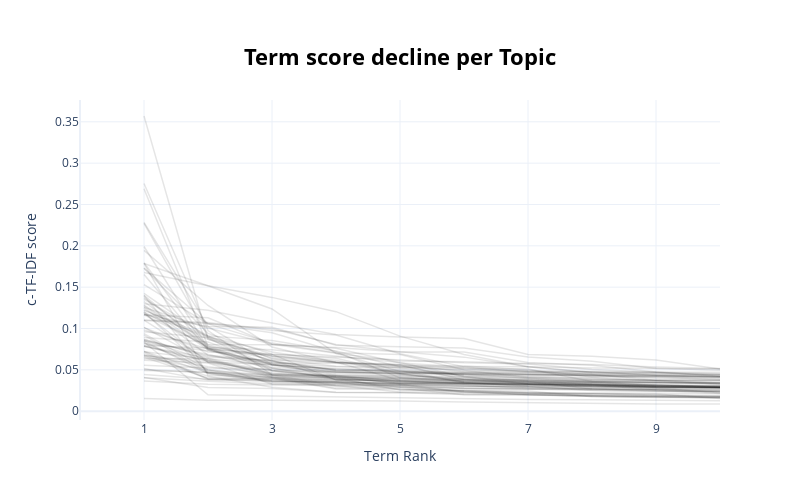

The notebook cell this image was saved under:
### Code cell
# visualize term score decline
model.visualize_term_rank()

### Figure 1 — Plotly figure (JSON) as saved in the notebook; plotly's stock layout.template omitted (floating-point values rounded to 4 significant figures)
{"data": [{"hovertext": "<b>Topic -1</b>:sample_input_rule_output_snakemake", "line": {"color": "black", "width": 1.5}, "mode": "lines+lines", "name": "", "opacity": 0.1, "type": "scatter", "x": [1, 2, 3, 4, 5, 6, 7, 8, 9, 10], "y": [0.0154, 0.01318, 0.01312, 0.01297, 0.01226, 0.01105, 0.01011, 0.009471, 0.008684, 0.008677]}, {"hovertext": "<b>Topic 0</b>:eclipse_org_java_internal_kepler_co", "line": {"color": "black", "width": 1.5}, "mode": "lines+lines", "name": "", "opacity": 0.1, "type": "scatter", "x": [1, 2, 3, 4, 5, 6, 7, 8, 9, 10], "y": [0.06603, 0.04921, 0.04367, 0.03096, 0.02331, 0.02328, 0.02006, 0.018, 0.01719, 0.01602]}, {"hovertext": "<b>Topic 1</b>:monetdb_table_database_query_monetd", "line": {"color": "black", "width": 1.5}, "mode": "lines+lines", "name": "", "opacity": 0.1, "type": "scatter", "x": [1, 2, 3, 4, 5, 6, 7, 8, 9, 10], "y": [0.0837, 0.01972, 0.0185, 0.0174, 0.0158, 0.01437, 0.01399, 0.01386, 0.01341, 0.01246]}, {"hovertext": "<b>Topic 2</b>:luigi_task_self_def_worker_bdx_retu", "line": {"color": "black", "width": 1.5}, "mode": "lines+lines", "name": "", "opacity": 0.1, "type": "scatter", "x": [1, 2, 3, 4, 5, 6, 7, 8, 9, 10], "y": [0.08684, 0.06555, 0.06116, 0.03819, 0.02895, 0.02465, 0.02238, 0.02226, 0.02197, 0.02145]}, {"hovertext": "<b>Topic 3</b>:nextflow_process_channel_debug_nf_m", "line": {"color": "black", "width": 1.5}, "mode": "lines+lines", "name": "", "opacity": 0.1, "type": "scatter", "x": [1, 2, 3, 4, 5, 6, 7, 8, 9, 10], "y": [0.06758, 0.04225, 0.02894, 0.02298, 0.02262, 0.02093, 0.02052, 0.0191, 0.01816, 0.01726]}, {"hovertext": "<b>Topic 4</b>:odbc_teradata_cli_database_driver_c", "line": {"color": "black", "width": 1.5}, "mode": "lines+lines", "name": "", "opacity": 0.1, "type": "scatter", "x": [1, 2, 3, 4, 5, 6, 7, 8, 9, 10], "y": [0.06151, 0.05823, 0.03265, 0.03156, 0.03062, 0.02405, 0.02212, 0.0192, 0.0182, 0.0179]}, {"hovertext": "<b>Topic 5</b>:varchar_bteq_export_teradata_tpt_lo", "line": {"color": "black", "width": 1.5}, "mode": "lines+lines", "name": "", "opacity": 0.1, "type": "scatter", "x": [1, 2, 3, 4, 5, 6, 7, 8, 9, 10], "y": [0.04075, 0.02869, 0.02744, 0.0226, 0.02232, 0.02023, 0.02001, 0.01799, 0.01744, 0.01613]}, {"hovertext": "<b>Topic 6</b>:teradata_teradatasql_odbc_connect_p", "line": {"color": "black", "width": 1.5}, "mode": "lines+lines", "name": "", "opacity": 0.1, "type": "scatter", "x": [1, 2, 3, 4, 5, 6, 7, 8, 9, 10], "y": [0.04036, 0.0361, 0.03319, 0.03199, 0.03156, 0.02942, 0.02927, 0.02834, 0.02809, 0.02228]}, {"hovertext": "<b>Topic 7</b>:docker_swarm_service_network_node_w", "line": {"color": "black", "width": 1.5}, "mode": "lines+lines", "name": "", "opacity": 0.1, "type": "scatter", "x": [1, 2, 3, 4, 5, 6, 7, 8, 9, 10], "y": [0.09821, 0.07529, 0.05226, 0.03816, 0.03759, 0.03705, 0.03584, 0.0267, 0.02523, 0.02128]}, {"hovertext": "<b>Topic 8</b>:rule_input_output_txt_snakemake_wil", "line": {"color": "black", "width": 1.5}, "mode": "lines+lines", "name": "", "opacity": 0.1, "type": "scatter", "x": [1, 2, 3, 4, 5, 6, 7, 8, 9, 10], "y": [0.07196, 0.03927, 0.03882, 0.03635, 0.03268, 0.02303, 0.02208, 0.02107, 0.02066, 0.01542]}, {"hovertext": "<b>Topic 9</b>:cluster_job_slurm_snakemake_mem_res", "line": {"color": "black", "width": 1.5}, "mode": "lines+lines", "name": "", "opacity": 0.1, "type": "scatter", "x": [1, 2, 3, 4, 5, 6, 7, 8, 9, 10], "y": [0.07173, 0.06296, 0.04166, 0.04036, 0.0255, 0.02483, 0.02446, 0.01756, 0.0173, 0.01726]}, {"hovertext": "<b>Topic 10</b>:rapidminer_model_text_document_wor", "line": {"color": "black", "width": 1.5}, "mode": "lines+lines", "name": "", "opacity": 0.1, "type": "scatter", "x": [1, 2, 3, 4, 5, 6, 7, 8, 9, 10], "y": [0.08278, 0.04996, 0.03424, 0.03348, 0.03279, 0.02993, 0.0297, 0.02498, 0.02467, 0.0235]}, {"hovertext": "<b>Topic 11</b>:ansible_role_galaxy_collection_ins", "line": {"color": "black", "width": 1.5}, "mode": "lines+lines", "name": "", "opacity": 0.1, "type": "scatter", "x": [1, 2, 3, 4, 5, 6, 7, 8, 9, 10], "y": [0.173, 0.1061, 0.0948, 0.07183, 0.04033, 0.03725, 0.03626, 0.03595, 0.03094, 0.02932]}, {"hovertext": "<b>Topic 12</b>:jdbc_java_com_teradata_hibernate_c", "line": {"color": "black", "width": 1.5}, "mode": "lines+lines", "name": "", "opacity": 0.1, "type": "scatter", "x": [1, 2, 3, 4, 5, 6, 7, 8, 9, 10], "y": [0.09377, 0.05029, 0.04023, 0.03517, 0.02621, 0.02402, 0.01961, 0.01873, 0.01833, 0.01722]}, {"hovertext": "<b>Topic 13</b>:procedure_stored_declare_begin_cur", "line": {"color": "black", "width": 1.5}, "mode": "lines+lines", "name": "", "opacity": 0.1, "type": "scatter", "x": [1, 2, 3, 4, 5, 6, 7, 8, 9, 10], "y": [0.1102, 0.06114, 0.04653, 0.04344, 0.03575, 0.03426, 0.03308, 0.03178, 0.02591, 0.02376]}, {"hovertext": "<b>Topic 14</b>:gz_fastq_rna_genome_seq_wt_sample_", "line": {"color": "black", "width": 1.5}, "mode": "lines+lines", "name": "", "opacity": 0.1, "type": "scatter", "x": [1, 2, 3, 4, 5, 6, 7, 8, 9, 10], "y": [0.03654, 0.0325, 0.03168, 0.03082, 0.03072, 0.02757, 0.02669, 0.02654, 0.02652, 0.02565]}, {"hovertext": "<b>Topic 15</b>:regexp_string_regex_substr_charact", "line": {"color": "black", "width": 1.5}, "mode": "lines+lines", "name": "", "opacity": 0.1, "type": "scatter", "x": [1, 2, 3, 4, 5, 6, 7, 8, 9, 10], "y": [0.07847, 0.05991, 0.04552, 0.04215, 0.03357, 0.03303, 0.03179, 0.03033, 0.03006, 0.02891]}, {"hovertext": "<b>Topic 16</b>:gl_kepler_map_keplergl_longitude_m", "line": {"color": "black", "width": 1.5}, "mode": "lines+lines", "name": "", "opacity": 0.1, "type": "scatter", "x": [1, 2, 3, 4, 5, 6, 7, 8, 9, 10], "y": [0.07858, 0.06419, 0.04305, 0.03964, 0.03521, 0.03167, 0.02853, 0.02705, 0.02585, 0.02334]}, {"hovertext": "<b>Topic 17</b>:knime_workflow_node_awayteam_homet", "line": {"color": "black", "width": 1.5}, "mode": "lines+lines", "name": "", "opacity": 0.1, "type": "scatter", "x": [1, 2, 3, 4, 5, 6, 7, 8, 9, 10], "y": [0.1788, 0.04301, 0.04091, 0.02773, 0.02773, 0.01977, 0.0195, 0.01846, 0.01664, 0.01663]}, {"hovertext": "<b>Topic 18</b>:conda_environment_snakemake_envs_a", "line": {"color": "black", "width": 1.5}, "mode": "lines+lines", "name": "", "opacity": 0.1, "type": "scatter", "x": [1, 2, 3, 4, 5, 6, 7, 8, 9, 10], "y": [0.09186, 0.04662, 0.03787, 0.0337, 0.02966, 0.02248, 0.02114, 0.02113, 0.01956, 0.01898]}, {"hovertext": "<b>Topic 19</b>:timestamp_convert_format_time_mm_d", "line": {"color": "black", "width": 1.5}, "mode": "lines+lines", "name": "", "opacity": 0.1, "type": "scatter", "x": [1, 2, 3, 4, 5, 6, 7, 8, 9, 10], "y": [0.1795, 0.07551, 0.06746, 0.05871, 0.05627, 0.04777, 0.04654, 0.04518, 0.04293, 0.04189]}, {"hovertext": "<b>Topic 20</b>:airflow_dag_py_bitnami_python_lib_", "line": {"color": "black", "width": 1.5}, "mode": "lines+lines", "name": "", "opacity": 0.1, "type": "scatter", "x": [1, 2, 3, 4, 5, 6, 7, 8, 9, 10], "y": [0.1325, 0.07603, 0.04342, 0.03969, 0.03468, 0.03382, 0.0335, 0.03229, 0.02954, 0.0289]}, {"hovertext": "<b>Topic 21</b>:config_yaml_snakemake_rule_snakefi", "line": {"color": "black", "width": 1.5}, "mode": "lines+lines", "name": "", "opacity": 0.1, "type": "scatter", "x": [1, 2, 3, 4, 5, 6, 7, 8, 9, 10], "y": [0.06532, 0.03998, 0.03968, 0.02676, 0.02609, 0.02504, 0.0227, 0.02106, 0.01985, 0.018]}, {"hovertext": "<b>Topic 22</b>:spark_scala_jdbc_apache_org_java_r", "line": {"color": "black", "width": 1.5}, "mode": "lines+lines", "name": "", "opacity": 0.1, "type": "scatter", "x": [1, 2, 3, 4, 5, 6, 7, 8, 9, 10], "y": [0.1425, 0.08884, 0.06421, 0.05935, 0.03715, 0.03336, 0.03271, 0.03204, 0.0312, 0.02899]}, {"hovertext": "<b>Topic 23</b>:attribute_rapidminer_operator_asso", "line": {"color": "black", "width": 1.5}, "mode": "lines+lines", "name": "", "opacity": 0.1, "type": "scatter", "x": [1, 2, 3, 4, 5, 6, 7, 8, 9, 10], "y": [0.09619, 0.08875, 0.04921, 0.04162, 0.04005, 0.03916, 0.03802, 0.03662, 0.03481, 0.03424]}, {"hovertext": "<b>Topic 24</b>:sqoop_java_hadoop_apache_hive_conn", "line": {"color": "black", "width": 1.5}, "mode": "lines+lines", "name": "", "opacity": 0.1, "type": "scatter", "x": [1, 2, 3, 4, 5, 6, 7, 8, 9, 10], "y": [0.1201, 0.07702, 0.07416, 0.06629, 0.05897, 0.04181, 0.04041, 0.03839, 0.03683, 0.03259]}, {"hovertext": "<b>Topic 25</b>:rapidminer_jboss_java_com_subsyste", "line": {"color": "black", "width": 1.5}, "mode": "lines+lines", "name": "", "opacity": 0.1, "type": "scatter", "x": [1, 2, 3, 4, 5, 6, 7, 8, 9, 10], "y": [0.1201, 0.04761, 0.03656, 0.03444, 0.03166, 0.02752, 0.02687, 0.02676, 0.02584, 0.02517]}, {"hovertext": "<b>Topic 26</b>:count_sum_column_canada_total_robe", "line": {"color": "black", "width": 1.5}, "mode": "lines+lines", "name": "", "opacity": 0.1, "type": "scatter", "x": [1, 2, 3, 4, 5, 6, 7, 8, 9, 10], "y": [0.07056, 0.03868, 0.03605, 0.03556, 0.03186, 0.03021, 0.02929, 0.02672, 0.02636, 0.02611]}, {"hovertext": "<b>Topic 27</b>:month_date_current_day_year_region", "line": {"color": "black", "width": 1.5}, "mode": "lines+lines", "name": "", "opacity": 0.1, "type": "scatter", "x": [1, 2, 3, 4, 5, 6, 7, 8, 9, 10], "y": [0.1945, 0.1279, 0.07769, 0.05879, 0.05478, 0.04198, 0.03669, 0.03644, 0.0349, 0.03417]}, {"hovertext": "<b>Topic 28</b>:id_cc_pat_case_acct_cont_join_cd_i", "line": {"color": "black", "width": 1.5}, "mode": "lines+lines", "name": "", "opacity": 0.1, "type": "scatter", "x": [1, 2, 3, 4, 5, 6, 7, 8, 9, 10], "y": [0.05155, 0.03757, 0.03675, 0.03573, 0.03336, 0.03111, 0.02738, 0.02722, 0.02432, 0.02424]}, {"hovertext": "<b>Topic 29</b>:argo_template_workflow_argoproj_na", "line": {"color": "black", "width": 1.5}, "mode": "lines+lines", "name": "", "opacity": 0.1, "type": "scatter", "x": [1, 2, 3, 4, 5, 6, 7, 8, 9, 10], "y": [0.14, 0.07559, 0.06895, 0.06413, 0.04582, 0.04453, 0.0401, 0.03788, 0.0375, 0.03423]}, {"hovertext": "<b>Topic 30</b>:meteor_galaxy_minifier_app_anonymo", "line": {"color": "black", "width": 1.5}, "mode": "lines+lines", "name": "", "opacity": 0.1, "type": "scatter", "x": [1, 2, 3, 4, 5, 6, 7, 8, 9, 10], "y": [0.1653, 0.07395, 0.05622, 0.05103, 0.05053, 0.04075, 0.03576, 0.03537, 0.03444, 0.03363]}, {"hovertext": "<b>Topic 31</b>:date_format_mm_yyyy_dd_cast_invali", "line": {"color": "black", "width": 1.5}, "mode": "lines+lines", "name": "", "opacity": 0.1, "type": "scatter", "x": [1, 2, 3, 4, 5, 6, 7, 8, 9, 10], "y": [0.1275, 0.0742, 0.05856, 0.05386, 0.05223, 0.04303, 0.03978, 0.03572, 0.03564, 0.03333]}, {"hovertext": "<b>Topic 32</b>:update_table_jan_edw_column_mbr_pr", "line": {"color": "black", "width": 1.5}, "mode": "lines+lines", "name": "", "opacity": 0.1, "type": "scatter", "x": [1, 2, 3, 4, 5, 6, 7, 8, 9, 10], "y": [0.1253, 0.06768, 0.06113, 0.04993, 0.04905, 0.0345, 0.03021, 0.02992, 0.02828, 0.0282]}, {"hovertext": "<b>Topic 33</b>:month_date_may_policy_transaction_", "line": {"color": "black", "width": 1.5}, "mode": "lines+lines", "name": "", "opacity": 0.1, "type": "scatter", "x": [1, 2, 3, 4, 5, 6, 7, 8, 9, 10], "y": [0.1167, 0.07861, 0.053, 0.0484, 0.04568, 0.0363, 0.03442, 0.03298, 0.02865, 0.02836]}, {"hovertext": "<b>Topic 34</b>:table_col_join_distinct_ind_union_", "line": {"color": "black", "width": 1.5}, "mode": "lines+lines", "name": "", "opacity": 0.1, "type": "scatter", "x": [1, 2, 3, 4, 5, 6, 7, 8, 9, 10], "y": [0.08523, 0.06864, 0.05202, 0.04249, 0.03621, 0.03335, 0.03173, 0.02915, 0.02904, 0.02831]}, {"hovertext": "<b>Topic 35</b>:clustering_cluster_rapidminer_algo", "line": {"color": "black", "width": 1.5}, "mode": "lines+lines", "name": "", "opacity": 0.1, "type": "scatter", "x": [1, 2, 3, 4, 5, 6, 7, 8, 9, 10], "y": [0.153, 0.1056, 0.08233, 0.07074, 0.06865, 0.05015, 0.04843, 0.04439, 0.04374, 0.04169]}, {"hovertext": "<b>Topic 36</b>:knime_column_col_value_cell_row_wa", "line": {"color": "black", "width": 1.5}, "mode": "lines+lines", "name": "", "opacity": 0.1, "type": "scatter", "x": [1, 2, 3, 4, 5, 6, 7, 8, 9, 10], "y": [0.101, 0.07151, 0.06864, 0.03756, 0.0368, 0.03475, 0.03057, 0.02959, 0.02927, 0.02838]}, {"hovertext": "<b>Topic 37</b>:gpu_cuda_warp_kepler_nvidia_cache_", "line": {"color": "black", "width": 1.5}, "mode": "lines+lines", "name": "", "opacity": 0.1, "type": "scatter", "x": [1, 2, 3, 4, 5, 6, 7, 8, 9, 10], "y": [0.1167, 0.1129, 0.08088, 0.07615, 0.05832, 0.05346, 0.04744, 0.04702, 0.0442, 0.04396]}, {"hovertext": "<b>Topic 38</b>:key_parameter_port_true_op_value_o", "line": {"color": "black", "width": 1.5}, "mode": "lines+lines", "name": "", "opacity": 0.1, "type": "scatter", "x": [1, 2, 3, 4, 5, 6, 7, 8, 9, 10], "y": [0.1167, 0.1023, 0.1014, 0.07967, 0.07806, 0.07636, 0.0654, 0.06043, 0.05166, 0.05121]}, {"hovertext": "<b>Topic 39</b>:decimal_cast_numeric_float_casting", "line": {"color": "black", "width": 1.5}, "mode": "lines+lines", "name": "", "opacity": 0.1, "type": "scatter", "x": [1, 2, 3, 4, 5, 6, 7, 8, 9, 10], "y": [0.2284, 0.1024, 0.05638, 0.04337, 0.04189, 0.04, 0.03861, 0.03482, 0.03226, 0.02865]}, {"hovertext": "<b>Topic 40</b>:rank_ranking_partition_id_cfc_orde", "line": {"color": "black", "width": 1.5}, "mode": "lines+lines", "name": "", "opacity": 0.1, "type": "scatter", "x": [1, 2, 3, 4, 5, 6, 7, 8, 9, 10], "y": [0.07248, 0.04633, 0.04043, 0.03861, 0.03856, 0.03758, 0.0373, 0.03214, 0.0294, 0.02938]}, {"hovertext": "<b>Topic 41</b>:column_john_comma_name_abc_sara_st", "line": {"color": "black", "width": 1.5}, "mode": "lines+lines", "name": "", "opacity": 0.1, "type": "scatter", "x": [1, 2, 3, 4, 5, 6, 7, 8, 9, 10], "y": [0.06747, 0.05885, 0.04115, 0.03785, 0.03599, 0.03469, 0.03251, 0.02981, 0.0296, 0.02935]}, {"hovertext": "<b>Topic 42</b>:week_date_year_cust_day_current_ca", "line": {"color": "black", "width": 1.5}, "mode": "lines+lines", "name": "", "opacity": 0.1, "type": "scatter", "x": [1, 2, 3, 4, 5, 6, 7, 8, 9, 10], "y": [0.2753, 0.09748, 0.044, 0.04291, 0.04287, 0.04187, 0.0329, 0.03154, 0.03049, 0.02962]}, {"hovertext": "<b>Topic 43</b>:datum_teradata_contract_query_udf_", "line": {"color": "black", "width": 1.5}, "mode": "lines+lines", "name": "", "opacity": 0.1, "type": "scatter", "x": [1, 2, 3, 4, 5, 6, 7, 8, 9, 10], "y": [0.04914, 0.04701, 0.04387, 0.04072, 0.03993, 0.03829, 0.03471, 0.03447, 0.03204, 0.02987]}, {"hovertext": "<b>Topic 44</b>:country_amount_year_plot_seaborn_s", "line": {"color": "black", "width": 1.5}, "mode": "lines+lines", "name": "", "opacity": 0.1, "type": "scatter", "x": [1, 2, 3, 4, 5, 6, 7, 8, 9, 10], "y": [0.1219, 0.09107, 0.08561, 0.07274, 0.05374, 0.04911, 0.04108, 0.04066, 0.03692, 0.03484]}, {"hovertext": "<b>Topic 45</b>:timestamp_hour_time_difference_dif", "line": {"color": "black", "width": 1.5}, "mode": "lines+lines", "name": "", "opacity": 0.1, "type": "scatter", "x": [1, 2, 3, 4, 5, 6, 7, 8, 9, 10], "y": [0.1097, 0.106, 0.09964, 0.0806, 0.07199, 0.06537, 0.05385, 0.04703, 0.04701, 0.04539]}, {"hovertext": "<b>Topic 46</b>:spool_amp_estimated_tmp_col_step_t", "line": {"color": "black", "width": 1.5}, "mode": "lines+lines", "name": "", "opacity": 0.1, "type": "scatter", "x": [1, 2, 3, 4, 5, 6, 7, 8, 9, 10], "y": [0.1228, 0.08696, 0.06662, 0.06162, 0.04497, 0.04488, 0.04167, 0.03962, 0.0375, 0.03676]}, {"hovertext": "<b>Topic 47</b>:bacteria_acid_synonym_na_eic_pathw", "line": {"color": "black", "width": 1.5}, "mode": "lines+lines", "name": "", "opacity": 0.1, "type": "scatter", "x": [1, 2, 3, 4, 5, 6, 7, 8, 9, 10], "y": [0.08555, 0.06175, 0.049, 0.0414, 0.03813, 0.03699, 0.03539, 0.03258, 0.03201, 0.03086]}, {"hovertext": "<b>Topic 48</b>:identity_increment_generated_inser", "line": {"color": "black", "width": 1.5}, "mode": "lines+lines", "name": "", "opacity": 0.1, "type": "scatter", "x": [1, 2, 3, 4, 5, 6, 7, 8, 9, 10], "y": [0.1354, 0.09111, 0.06335, 0.05442, 0.05346, 0.0523, 0.04875, 0.04772, 0.04317, 0.04216]}, {"hovertext": "<b>Topic 49</b>:sample_cell_barcode_fastq_bam_unit", "line": {"color": "black", "width": 1.5}, "mode": "lines+lines", "name": "", "opacity": 0.1, "type": "scatter", "x": [1, 2, 3, 4, 5, 6, 7, 8, 9, 10], "y": [0.05542, 0.05223, 0.05086, 0.04744, 0.04532, 0.03561, 0.03496, 0.03321, 0.03103, 0.03072]}, {"hovertext": "<b>Topic 50</b>:event_date_min_dt_null_amount_spor", "line": {"color": "black", "width": 1.5}, "mode": "lines+lines", "name": "", "opacity": 0.1, "type": "scatter", "x": [1, 2, 3, 4, 5, 6, 7, 8, 9, 10], "y": [0.1284, 0.08004, 0.06186, 0.05893, 0.05596, 0.03791, 0.03664, 0.03464, 0.03436, 0.03238]}, {"hovertext": "<b>Topic 51</b>:cmc_dw_statistic_collect_view_engm", "line": {"color": "black", "width": 1.5}, "mode": "lines+lines", "name": "", "opacity": 0.1, "type": "scatter", "x": [1, 2, 3, 4, 5, 6, 7, 8, 9, 10], "y": [0.1014, 0.05939, 0.05655, 0.05009, 0.04899, 0.04749, 0.04697, 0.04562, 0.04562, 0.04435]}, {"hovertext": "<b>Topic 52</b>:fastqc_sample_replicate_metabat_fa", "line": {"color": "black", "width": 1.5}, "mode": "lines+lines", "name": "", "opacity": 0.1, "type": "scatter", "x": [1, 2, 3, 4, 5, 6, 7, 8, 9, 10], "y": [0.1184, 0.05899, 0.04891, 0.04058, 0.03942, 0.03492, 0.03468, 0.03394, 0.03012, 0.02851]}, {"hovertext": "<b>Topic 53</b>:log_rule_script_snakemake_flaky_sa", "line": {"color": "black", "width": 1.5}, "mode": "lines+lines", "name": "", "opacity": 0.1, "type": "scatter", "x": [1, 2, 3, 4, 5, 6, 7, 8, 9, 10], "y": [0.14, 0.04553, 0.03664, 0.03519, 0.0339, 0.03369, 0.03236, 0.03141, 0.02987, 0.02772]}, {"hovertext": "<b>Topic 54</b>:column_table_dbc_append_name_rsmd_", "line": {"color": "black", "width": 1.5}, "mode": "lines+lines", "name": "", "opacity": 0.1, "type": "scatter", "x": [1, 2, 3, 4, 5, 6, 7, 8, 9, 10], "y": [0.08668, 0.06694, 0.0576, 0.04737, 0.04507, 0.03856, 0.03779, 0.03777, 0.0375, 0.03725]}, {"hovertext": "<b>Topic 55</b>:kafka_trident_spout_internals_stor", "line": {"color": "black", "width": 1.5}, "mode": "lines+lines", "name": "", "opacity": 0.1, "type": "scatter", "x": [1, 2, 3, 4, 5, 6, 7, 8, 9, 10], "y": [0.1298, 0.1219, 0.1067, 0.0926, 0.08974, 0.08776, 0.06848, 0.06658, 0.06185, 0.05089]}, {"hovertext": "<b>Topic 56</b>:value_id_pivot_mytab_multiple_row_", "line": {"color": "black", "width": 1.5}, "mode": "lines+lines", "name": "", "opacity": 0.1, "type": "scatter", "x": [1, 2, 3, 4, 5, 6, 7, 8, 9, 10], "y": [0.1256, 0.1007, 0.081, 0.06998, 0.04808, 0.04462, 0.04392, 0.04349, 0.04146, 0.0381]}, {"hovertext": "<b>Topic 57</b>:snakemake_raven_job_txt_assembly_p", "line": {"color": "black", "width": 1.5}, "mode": "lines+lines", "name": "", "opacity": 0.1, "type": "scatter", "x": [1, 2, 3, 4, 5, 6, 7, 8, 9, 10], "y": [0.05033, 0.0468, 0.04194, 0.0298, 0.02895, 0.02796, 0.02638, 0.02557, 0.02415, 0.02408]}, {"hovertext": "<b>Topic 58</b>:sam_uniquemap_parsed_samp_rmdup_pe", "line": {"color": "black", "width": 1.5}, "mode": "lines+lines", "name": "", "opacity": 0.1, "type": "scatter", "x": [1, 2, 3, 4, 5, 6, 7, 8, 9, 10], "y": [0.04436, 0.03871, 0.0386, 0.03816, 0.03693, 0.03337, 0.03295, 0.03227, 0.03103, 0.03057]}, {"hovertext": "<b>Topic 59</b>:sale_saledate_store_sum_subquery_n", "line": {"color": "black", "width": 1.5}, "mode": "lines+lines", "name": "", "opacity": 0.1, "type": "scatter", "x": [1, 2, 3, 4, 5, 6, 7, 8, 9, 10], "y": [0.1374, 0.08075, 0.08024, 0.07688, 0.07161, 0.07157, 0.05899, 0.05569, 0.04743, 0.04278]}, {"hovertext": "<b>Topic 60</b>:unit_sample_mt_experiment_fastq_ge", "line": {"color": "black", "width": 1.5}, "mode": "lines+lines", "name": "", "opacity": 0.1, "type": "scatter", "x": [1, 2, 3, 4, 5, 6, 7, 8, 9, 10], "y": [0.06827, 0.0536, 0.04467, 0.04233, 0.04104, 0.03564, 0.0331, 0.03129, 0.02824, 0.02802]}, {"hovertext": "<b>Topic 61</b>:checkpoint_barcode_folder_wildcard", "line": {"color": "black", "width": 1.5}, "mode": "lines+lines", "name": "", "opacity": 0.1, "type": "scatter", "x": [1, 2, 3, 4, 5, 6, 7, 8, 9, 10], "y": [0.08912, 0.08361, 0.05594, 0.04489, 0.0438, 0.03829, 0.0333, 0.03163, 0.03092, 0.03012]}, {"hovertext": "<b>Topic 62</b>:volatile_table_create_preserve_cus", "line": {"color": "black", "width": 1.5}, "mode": "lines+lines", "name": "", "opacity": 0.1, "type": "scatter", "x": [1, 2, 3, 4, 5, 6, 7, 8, 9, 10], "y": [0.2273, 0.09025, 0.0599, 0.04926, 0.04794, 0.04622, 0.04488, 0.04275, 0.04252, 0.04055]}, {"hovertext": "<b>Topic 63</b>:false_particle_meanphase_phase_pid", "line": {"color": "black", "width": 1.5}, "mode": "lines+lines", "name": "", "opacity": 0.1, "type": "scatter", "x": [1, 2, 3, 4, 5, 6, 7, 8, 9, 10], "y": [0.08485, 0.04559, 0.03564, 0.0347, 0.03446, 0.03279, 0.03264, 0.03061, 0.02973, 0.02866]}, {"hovertext": "<b>Topic 64</b>:ftp_remote_err_download_sftp_ftput", "line": {"color": "black", "width": 1.5}, "mode": "lines+lines", "name": "", "opacity": 0.1, "type": "scatter", "x": [1, 2, 3, 4, 5, 6, 7, 8, 9, 10], "y": [0.07876, 0.06102, 0.04495, 0.04132, 0.03302, 0.03232, 0.03191, 0.0308, 0.03036, 0.02893]}, {"hovertext": "<b>Topic 65</b>:aws_progress_ec_autoscaling_iam_se", "line": {"color": "black", "width": 1.5}, "mode": "lines+lines", "name": "", "opacity": 0.1, "type": "scatter", "x": [1, 2, 3, 4, 5, 6, 7, 8, 9, 10], "y": [0.173, 0.09411, 0.06887, 0.06532, 0.0615, 0.05847, 0.05704, 0.05037, 0.04712, 0.04708]}, {"hovertext": "<b>Topic 66</b>:view_show_vw_viewname_table_known_", "line": {"color": "black", "width": 1.5}, "mode": "lines+lines", "name": "", "opacity": 0.1, "type": "scatter", "x": [1, 2, 3, 4, 5, 6, 7, 8, 9, 10], "y": [0.357, 0.08711, 0.06058, 0.04884, 0.04789, 0.04414, 0.04287, 0.04268, 0.04243, 0.04125]}, {"hovertext": "<b>Topic 67</b>:module_easybuild_gcc_gcccore_pytho", "line": {"color": "black", "width": 1.5}, "mode": "lines+lines", "name": "", "opacity": 0.1, "type": "scatter", "x": [1, 2, 3, 4, 5, 6, 7, 8, 9, 10], "y": [0.07931, 0.07627, 0.05652, 0.0465, 0.04636, 0.0448, 0.04399, 0.04361, 0.04214, 0.04207]}, {"hovertext": "<b>Topic 68</b>:xpath_ul_li_span_rapidminer_crawl_", "line": {"color": "black", "width": 1.5}, "mode": "lines+lines", "name": "", "opacity": 0.1, "type": "scatter", "x": [1, 2, 3, 4, 5, 6, 7, 8, 9, 10], "y": [0.1101, 0.1073, 0.09767, 0.092, 0.06935, 0.05389, 0.05373, 0.04638, 0.04586, 0.04477]}, {"hovertext": "<b>Topic 69</b>:character_untranslatable_unicode_t", "line": {"color": "black", "width": 1.5}, "mode": "lines+lines", "name": "", "opacity": 0.1, "type": "scatter", "x": [1, 2, 3, 4, 5, 6, 7, 8, 9, 10], "y": [0.1678, 0.1518, 0.1376, 0.1204, 0.09076, 0.06857, 0.05362, 0.05225, 0.05194, 0.0496]}, {"hovertext": "<b>Topic 70</b>:case_validation_else_colm_statemen", "line": {"color": "black", "width": 1.5}, "mode": "lines+lines", "name": "", "opacity": 0.1, "type": "scatter", "x": [1, 2, 3, 4, 5, 6, 7, 8, 9, 10], "y": [0.08142, 0.07297, 0.0583, 0.05797, 0.05246, 0.05023, 0.04817, 0.04793, 0.04715, 0.04229]}, {"hovertext": "<b>Topic 71</b>:job_cluster_property_rule_snakemak", "line": {"color": "black", "width": 1.5}, "mode": "lines+lines", "name": "", "opacity": 0.1, "type": "scatter", "x": [1, 2, 3, 4, 5, 6, 7, 8, 9, 10], "y": [0.1179, 0.09001, 0.07145, 0.05955, 0.05658, 0.05195, 0.05103, 0.03598, 0.0346, 0.03339]}, {"hovertext": "<b>Topic 72</b>:fimo_cctyper_samea_tf_hira_snakema", "line": {"color": "black", "width": 1.5}, "mode": "lines+lines", "name": "", "opacity": 0.1, "type": "scatter", "x": [1, 2, 3, 4, 5, 6, 7, 8, 9, 10], "y": [0.06352, 0.06352, 0.05558, 0.05107, 0.04743, 0.04657, 0.04482, 0.04319, 0.03995, 0.03903]}, {"hovertext": "<b>Topic 73</b>:json_price_category_company_materi", "line": {"color": "black", "width": 1.5}, "mode": "lines+lines", "name": "", "opacity": 0.1, "type": "scatter", "x": [1, 2, 3, 4, 5, 6, 7, 8, 9, 10], "y": [0.1992, 0.07671, 0.0492, 0.04697, 0.04618, 0.04553, 0.04553, 0.04427, 0.03748, 0.03748]}, {"hovertext": "<b>Topic 74</b>:report_html_styling_snakemake_cs_p", "line": {"color": "black", "width": 1.5}, "mode": "lines+lines", "name": "", "opacity": 0.1, "type": "scatter", "x": [1, 2, 3, 4, 5, 6, 7, 8, 9, 10], "y": [0.2691, 0.07838, 0.06601, 0.05914, 0.05478, 0.05459, 0.05019, 0.04131, 0.04131, 0.04061]}, {"hovertext": "<b>Topic 75</b>:grant_user_role_view_table_granted", "line": {"color": "black", "width": 1.5}, "mode": "lines+lines", "name": "", "opacity": 0.1, "type": "scatter", "x": [1, 2, 3, 4, 5, 6, 7, 8, 9, 10], "y": [0.1786, 0.1517, 0.1237, 0.06974, 0.06063, 0.05963, 0.05762, 0.05655, 0.05333, 0.05176]}], "layout": {"height": 500, "hoverlabel": {"bgcolor": "white", "font": {"family": "Rockwell", "size": 16}}, "showlegend": false, "title": {"font": {"color": "Black", "size": 22}, "text": "<b>Term score decline per Topic</b>", "x": 0.5, "xanchor": "center", "y": 0.9, "yanchor": "top"}, "width": 800, "xaxis": {"dtick": 2, "range": [0, 10], "tick0": 1, "title": {"text": "Term Rank"}}, "yaxis": {"title": {"text": "c-TF-IDF score"}}}}
